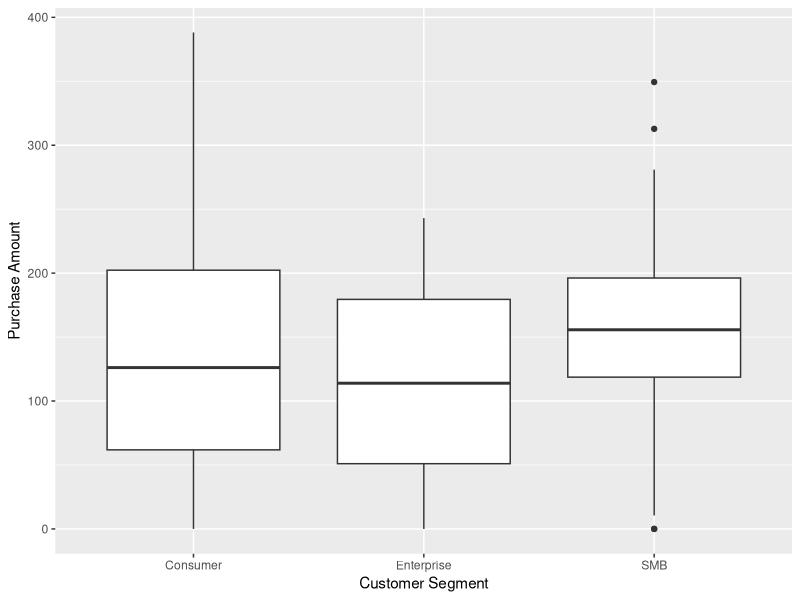
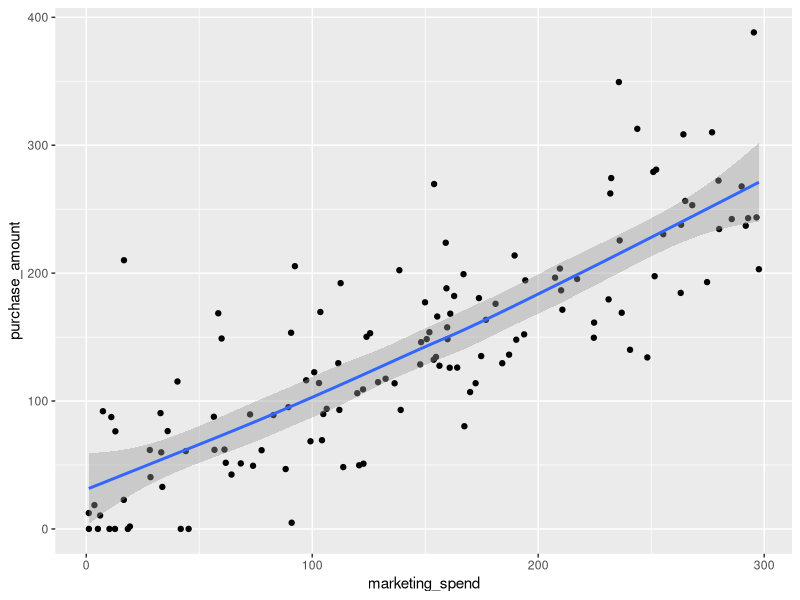
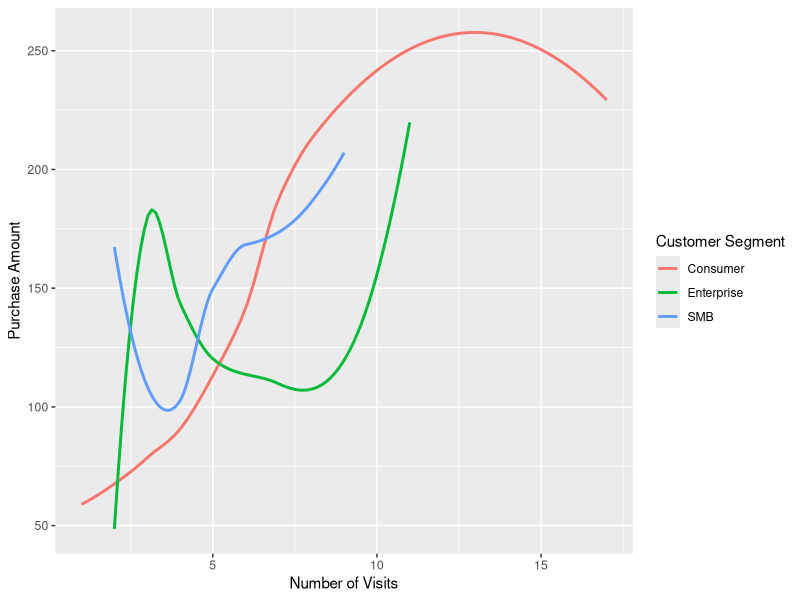

These figures' R source, in order:
## ---- chunk 1
#| include: false
#| message: false
#| warning: false
library(tidyverse)
library(knitr)
library(kableExtra)
## ---- chunk 2
data <- read_csv("data/34334912_Aatish Prasad.csv")
## ---- chunk 3
data_clean <- data %>% 
  distinct() %>% 
  mutate(
  # Convert missing values to NA
    across(c(signup_date, segment, notes), ~na_if(., "N/A")), 
      
  # Convert date to standard format
  signup_date = coalesce(
  dmy(signup_date),
  mdy(signup_date))
  
    )
  
## ---- chunk 4
nrow(data_clean)
ncol(data_clean)
glimpse(data_clean)
## ---- chunk 5
#| label: fig-boxplot
#| fig-cap: "Distribution of purchase amount by customer segment"

data_clean %>% 
  ggplot(aes(x = segment, y = purchase_amount)) +
  geom_boxplot(na.rm = TRUE) +
  labs(
    x = "Customer Segment",
    y = "Purchase Amount"
  )

## ---- chunk 6
#| label: tbl-summary
data_clean %>%
  group_by(segment) %>% 
  summarise(
    count = n(),
    avg_purchase = mean(purchase_amount, na.rm = TRUE),
    median_purchase = median(purchase_amount, na.rm = TRUE),
    avg_marketing = mean(marketing_spend, na.rm = TRUE),
    avg_visits = mean(visits, na.rm =TRUE)
  ) %>% 
  kable(caption = "Summary Statistics") %>% 
   kable_styling(
    full_width = FALSE,
    position = "center",
    bootstrap_options = c("bordered")
  )
## ---- chunk 7
#| label: fig-marketing-purchase
#| fig-cap: "Relationship between marketing expenditure and purchase amount"

ggplot(data_clean, aes(x = marketing_spend, y = purchase_amount)) +
  geom_point() +
  geom_smooth()
## ---- chunk 8
#| label: fig-visits-purchase
#| fig-cap: "Relationship between number of visits and purchase amount by segment"

data_clean %>%
  ggplot(aes(x = visits, y = purchase_amount, colour = segment)) +
  geom_smooth(se = FALSE) +
  labs(
    x = "Number of Visits",
    y = "Purchase Amount",
    colour = "Customer Segment"
  )
